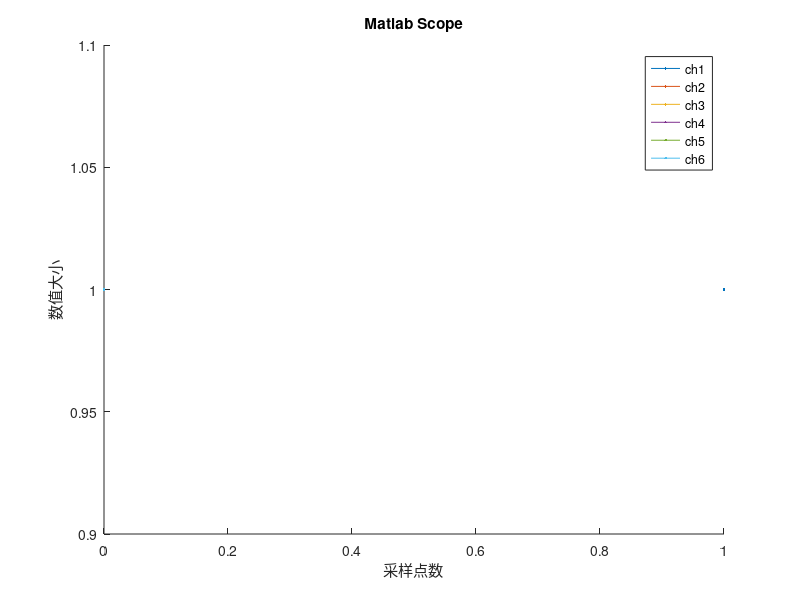

MATLAB code for this plot: (Note: this script raises an error after producing the figure.)
close all;  
clear all;  
clc;  
% fclose(instrfindall)  
hold on      %这一句经测试是必要的，没有这句的话~波形显示的句柄好像无法调用  

global t;  
global x;  
global m;  
global ii;  
global data;    %数据缓冲矩阵  
  
data = [0];  
t = [0];        %显示的时候为x轴变量，本质是采样点数  
m = ones(6,1);  %m为数据存储矩阵，每一行为一个通道，从串口打开到结束，每一行的数据都存放于这个矩阵，接收到波形后可以进行数据分析、拟合  
x = -100;       %x轴起始坐标  
ii = 1;         %也是一个类似起始位的东西  
  
% h1 = plot(1,'b','MarkerSize',20);   %通道1的颜色与线粗，h1为句柄，以下同  
% h2 = plot(0,'g','MarkerSize',20);  
% h3 = plot(0,'r','MarkerSize',20);  
% h4 = plot(0,'c','MarkerSize',20);  
% h5 = plot(0,'m','MarkerSize',20);  
%   
% h6 = plot(0,'y','MarkerSize',20);  
% h7 = plot(0,'k','MarkerSize',20);  
h1 = plot(1,LineWidth=1);   %通道1的颜色与线粗，h1为句柄，以下同  
h2 = plot(0,LineWidth=1);  
h3 = plot(0,LineWidth=1);  
h4 = plot(0,LineWidth=1);  
h5 = plot(0,LineWidth=1);  
h6 = plot(0,LineWidth=1); 
H = [h1;h2;h3;h4;h5;h6];         %所有通道句柄的入口矩阵，方便回调函数传参  
  
title('Matlab Scope');   
legend('ch1','ch2','ch3','ch4','ch5','ch6');    %在左上角标注通道  
%grid on;  
xlabel('采样点数');             %标注X轴  
ylabel('数值大小');             %标注Y轴  
s = serial('COM6');            %选择串口~  
s.BaudRate = 9600;              %选择波特率  
s.DataBits = 8;                 %设置数据位数  
s.StopBits = 1;                 %设置停止位  
set(s,'Parity', 'none','FlowControl','none');   %无校验位，无流控制  
s.ReadAsyncMode = 'continuous';                 %异步接收模式为连续  
s.BytesAvailableFcnMode = 'byte';               %回调函数模式为字节  
s.BytesAvailableFcnCount = 18;                  %每接收到20个字节，触发中断，调用回调函数，0xff,0xa5，0x5a(0x5b) 三位帧头+七位数据  
s.BytesAvailableFcn = {@callback_16bit,H};      %回调函数地址，以及相应波形显示通道句柄  
  
try  
    fopen(s);                               %打开串口  
catch err  
    fprintf('串口打开失败。\n');  
end  


function callback_16bit(s,BytesAvailable,p)  
%function callback(s, p)   
% 串口接收中断的回调函数  
global t;   
global x;   
global m;   
global ii;  
global data;  
  
n_bytes = s.BytesAvailable;         %获取串口接收到数据的个数  
  
out = fread(s,[1 n_bytes],'uint8'); %将串口数据以一行8位整型的形式显示出来  
mat = zeros(6,1);                   %8位转16位数据处理矩阵  
data = [data out];                  %合并缓存矩阵  
% if size(data,2)>3000
%     data(1:size(data,2)-3000)=[];
% end  
while(length(data) >= 14)           %当data长度大于14时，不停循环  
% if(data(1) == 255 && data(2) == 165 && data(3) == 90)   %有符号整型帧头 0xff,0xa5,0x5a  
% %确认为一帧数据  
% data(1:3) = [];             %清空帧头位  
% for i = 1:7                 %将7个通道的数据提取出来  
% mat(i,1) = data(1)*256+data(2);     %将两个8位数据合并成16位数据  
% if (mat(i,1) > 32768)               %提取符号位  
% mat(i,1) = -(65536-mat(i,1));   %求补码  
% end  
% data(1:2) = [];                     %清空提取到的data缓存数据  
% end  
% m = [m mat];    %合并波形显示矩阵  
% ii = ii + 1;    %计数+1  
% t = [t ii];     %合并采样点数矩阵  
% x = x +  1;     %移动x轴  
% for j = 1:7     %刷新7通道的显示句柄  
% set(p(j),'xdata',t,'ydata',m(j,1:length(t)));  
% end  
%   
if(data(1) == 255 && data(2) == 255)   %无符号整型帧头 0xff，0xa5，0x5b  
%确认为一帧数据  
data(1:2) = [];     %同上  
for i = 1:6  
mat(i,1) = data(1)*256+data(2);  
data(1:2) = [];  
end  
m = [m mat]; %读取帧数据  
% if size(m,2)>2000
%     data(1:size(m,2)-3000)=[];
% end  
ii = ii + 1;  
t = [t ii];  
x = x +  1;  
for j = 1:6  
set(p(j),'xdata',t,'ydata',m(j,1:length(t)));  
end  
else  
data(1) = [];       %如果不是帧头，则数据错误？？跳过错误数据直到找到帧头  
end  
end  
  
y = length(m(1,:));     %求m矩阵的列数  
%     ymin = min(m(1:7,y)); %求同列的最小值  
%     ymax = max(m(1:7,y)); %求同列的最大值  
ymin = min(min(m));     %求整个矩阵的最小值  
ymax = max(max(m));     %求整个矩阵的最大值  
drawnow                 %更新图形窗口  
axis([x-500 x+1500 ymin-10 ymax+20]);       %更新两轴  
 %axis([x-500 x+150 60 350]);  
end   